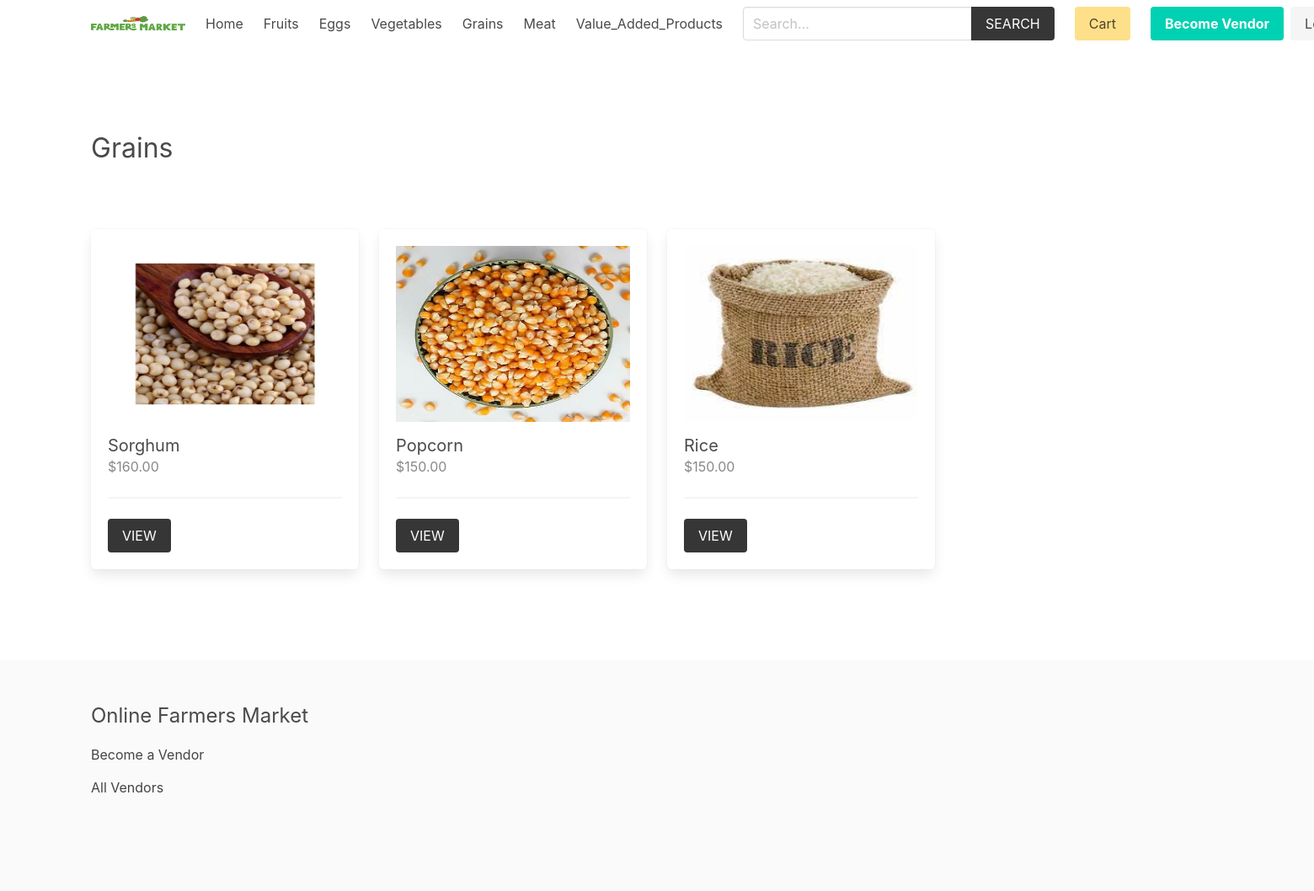
The page /product/Grains/ on the database its author committed.
### product/models.py (models this page shows, shortened)
class Category(models.Model):
    title = models.CharField(max_length=50)
    slug = models.SlugField(max_length=55)
    ordering = models.IntegerField(default=0)
    class Meta:
        ordering = ['ordering']

class Product(models.Model):
    category = models.ForeignKey(Category, related_name='products', on_delete=models.CASCADE)
    vendor = models.ForeignKey(Vendor, related_name="products", on_delete=models.CASCADE)
    title = models.CharField(max_length=50)
    slug = models.SlugField(max_length=55)
    description = models.TextField(blank=True, null=True)
    price = models.DecimalField(max_digits=6, decimal_places=2)
    added_date = models.DateTimeField(auto_now_add=True)
    image = models.ImageField(upload_to='uploads/', blank=True, null=True)
    thumbnail = models.ImageField(upload_to='uploads/', blank=True, null=True) # Change uploads to thumbnails
    class Meta:
        ordering = ['-added_date']
    def get_thumbnail(self):
        if self.thumbnail:
            return self.thumbnail.url

### product/views.py (the view)
# urls.py: path('<slug:category_slug>/', views.category, name="category"),
def category(request, category_slug):
    category = get_object_or_404(Category, slug=category_slug)
    return render(request,'product/category.html', {'category': category})

### cart/cart.py (called while the page is built)
    def __len__(self):
        return sum(item['quantity'] for item in self.cart.values())

### cart/context_processors.py (called while the page is built)
def cart(request):
    return {'cart': Cart(request)}

### product/context_processors.py (called while the page is built)
def menu_categories(request):
    categories = Category.objects.all()
    return {'categories': categories}

### templates/product/category.html (shortened to what this page needs)
{% extends 'core/base.html' %}
{% block content %}
    <div class="columns is-multiline mb-6">
        <div class="column is-12 has-test-centered mt-6 mb-6">
            <h2 class="is-size-3">{{category.title}}</h2>
        </div>
        {% for product in category.products.all %}
            {% include 'product/parts/list_item.html' %}
        {% endfor %}
    </div>
{% endblock content %}

### templates/core/base.html (shortened to what this page needs)
{% load static %}
<!DOCTYPE html>
<html lang="en">
<head>
    <link rel="stylesheet" href="https://cdn.jsdelivr.net/npm/bulma@0.9.2/css/bulma.min.css">
    <link rel="stylesheet" href="{% static 'css/main.css' %}">
</head>
<body>
    <div class="container">
        <nav class="navbar" role="navigation" aria-label="main navigation">
            <div class="navbar-brand">
                <a class="navbar-item" href="{% url 'core:home' %}">
                <img width="112" height=97">
                </a>
            </div>
            <div id="navbarBasicExample" class="navbar-menu">
                <div class="navbar-start">
                <a class="navbar-item" href="{% url 'core:home' %}">
                    Home
                </a>
                {% for category in categories %}
                    <a class="navbar-item" href="{% url 'product:category' category.slug %}">
                        {{category.title}}
                    </a>
                {% endfor %}
                </div>
                <div class="navbar-start">
                    <div class="navbar-item">
                        <form method="get" action="{% url 'product:search' %}">
                            <div class="field has-addons">
                                <div class="control">
                                    <input type="search" name="query" id="" class="input" placeholder="Search...">
                                </div>
                                <div class="control">
                                    <button class="button is-dark is-uppercase">Search</button>
                                </div>
                            </div>
                        </form>
                    </div>
                </div>
                <div class="navbar-end">
                <div class="navbar-item">
                    <a href="{% url 'cart:cart' %}" class="button is-warning">Cart {% if cart %}({{cart|length}}){% endif %}</a>
                </div>
                {% if request.user.is_authenticated %}
                <div class="navbar-item has-dropdown is-hoverable">
                    <a class="navbar-link is-capitalized">
                    {{user.vendor.name}}
                    </a>
                    <div class="navbar-dropdown">
                    <a class="navbar-item" href="{% url 'vendor:vendor-admin' %}">
                        Profile
                    </a>
                    <a class="navbar-item" href="{% url 'vendor:edit-vendor' %}">
                        Update Profile
                    </a>
                    <a class="navbar-item" href="{% url 'vendor:add-product' %}">
                        Add Product
                    </a>
                    <hr class="navbar-divider">
                    <a class="navbar-item" href="{% url 'vendor:logout' %}">
                        Logout
                    </a>
                    </div>
                </div>
                {% else %}
                <div class="navbar-item">
                    <div class="buttons">
                        <a class="button is-primary" href="{% url 'vendor:become-vendor' %}">
                            <strong>Become Vendor</strong>
                        </a>
                        <a class="button is-light" href="{% url 'vendor:login' %}">
                            Log in
                        </a>
                    </div>
                </div>
                {% endif %}
                </div>
            </div>
            </nav>
    </div>
    <section class="section">
        <div class="container">
            {% block content %}{% endblock content %}
        </div>
    </section>
    <footer class="footer">
        <div class="container">
            <h3 class="is-size-4 mb-4">Online Farmers Market</h3>
            {% if request.user.is_authenticated %}
                <a href="{% url 'vendor:vendor-admin' %}">Vendor Admin</a>
            {% else %}
                <a href="{% url 'vendor:become-vendor' %}">Become a Vendor</a>
            {% endif %}
            <br>
            <a href="{% url 'vendor:vendors' %}">All Vendors</a>
        </div>
    </footer>
</body>
</html>

### templates/product/parts/list_item.html
<div class="column is-3 product-list-item">
                <div class="box">
                    <figure class="image is-4by3 mb-4">
                        <img src="{{ product.get_thumbnail }}" alt="{{product.title}}">
                    </figure>
                    <h2 class="subtitle">{{product.title}}</h2>
                    <h3 class="price is-size-6 mb-5">${{product.price}}</h3>
                    <hr>
                    <a href="{% url 'product:product' product.category.slug product.slug %}" class="button is-dark is-uppercase">View</a>
                </div>
            </div>

### core/static/css/main.css (style rules this page uses)
.footer a { margin-bottom: 15px; display: inline-block; color: #444; }
.product-list-item .box .subtitle { margin-bottom: 0; }
.product-list-item .box .price { color: #888; }

### rows shown on the page
Category: title "Fruits"
Category: title "Eggs"
Category: title "Vegetables"
Category: title "Grains"
Category: title "Meat"
Category: title "Value_Added_Products"
Product: get_thumbnail (picture), title "Sorghum", price "160.00"
Product: get_thumbnail (picture), title "Popcorn", price "150.00"
Product: get_thumbnail (picture), title "Rice", price "150.00"
